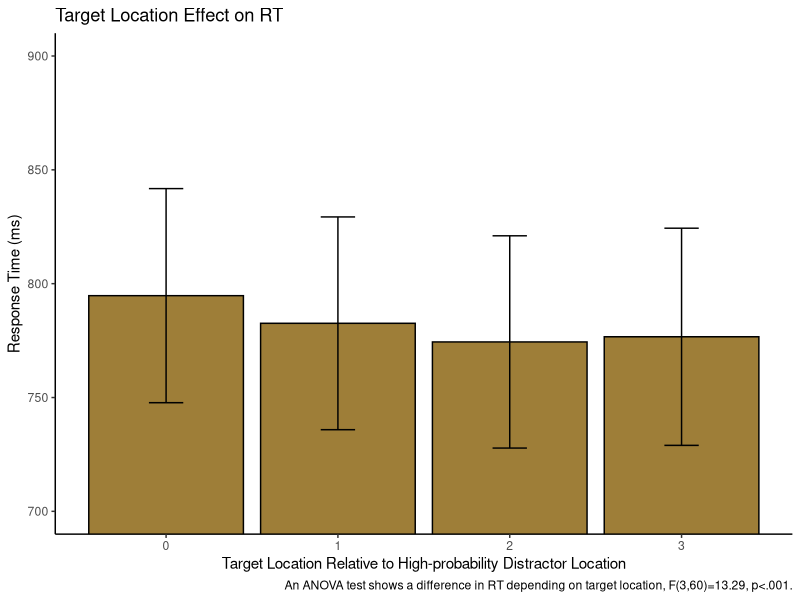
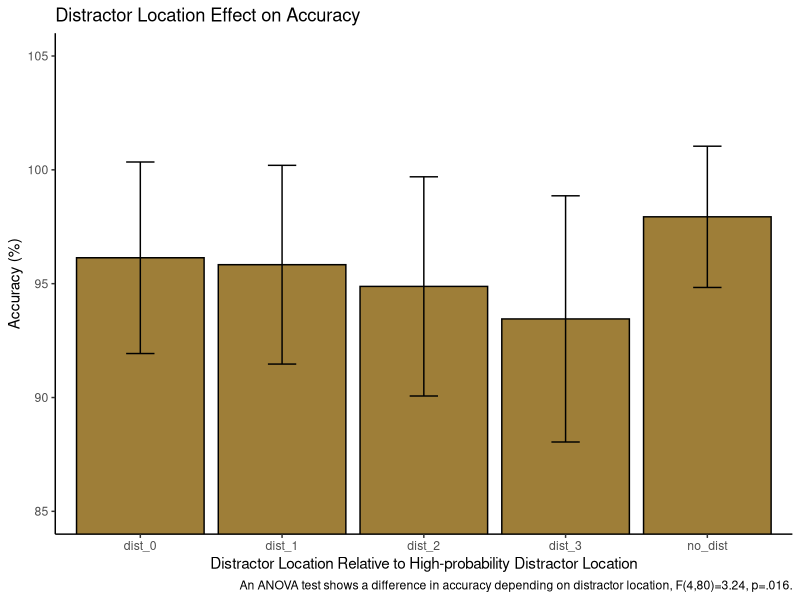
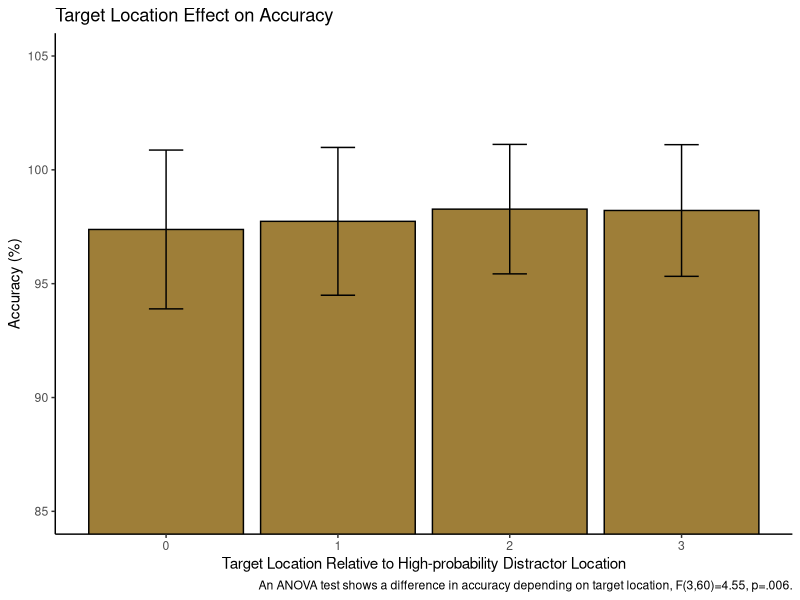

Source code (R) for these figures, in order:
## ---- chunk 1
library(tidyverse) 
library(tidyr)
library(rstatix)
library(data.table)
library(afex)
library(emmeans)
library(psych)
## ---- chunk 2

pilot <- read_csv("p02/pilot_final.csv", show_col_types = FALSE)

pilot$relative_hp_dist[pilot$relative_hp_dist == 10] <- "no_dist"
pilot$relative_hp_dist[pilot$relative_hp_dist == 0] <- "dist_0"
pilot$relative_hp_dist[pilot$relative_hp_dist == 1] <- "dist_1"
pilot$relative_hp_dist[pilot$relative_hp_dist == 2] <- "dist_2"
pilot$relative_hp_dist[pilot$relative_hp_dist == 3] <- "dist_3"
pilot$RT <- pilot$RT *1000
  
## ---- chunk 3

block_num <- rep(c(1,2,3,4,5,6,7,8), each=60, times=21)
pilot <- cbind(pilot, block_num)

## ---- chunk 4

pilot <- pilot %>%
  mutate(relative_target=
           case_when(target_loc=="loc1" & high_prob==1 ~ 0,
                     target_loc=="loc2" & high_prob==1 ~ 1,
                     target_loc=="loc3" & high_prob==1 ~ 2,
                     target_loc=="loc4" & high_prob==1 ~ 3,
                     target_loc=="loc5" & high_prob==1 ~ 2,
                     target_loc=="loc6" & high_prob==1 ~ 1,
                     target_loc=="loc1" & high_prob==2 ~ 1,
                     target_loc=="loc2" & high_prob==2 ~ 0,
                     target_loc=="loc3" & high_prob==2 ~ 1,
                     target_loc=="loc4" & high_prob==2 ~ 2,
                     target_loc=="loc5" & high_prob==2 ~ 3,
                     target_loc=="loc6" & high_prob==2 ~ 2,
                     target_loc=="loc1" & high_prob==3 ~ 2,
                     target_loc=="loc2" & high_prob==3 ~ 1,
                     target_loc=="loc3" & high_prob==3 ~ 0,
                     target_loc=="loc4" & high_prob==3 ~ 1,
                     target_loc=="loc5" & high_prob==3 ~ 2,
                     target_loc=="loc6" & high_prob==3 ~ 3,
                     target_loc=="loc1" & high_prob==4 ~ 3,
                     target_loc=="loc2" & high_prob==4 ~ 2,
                     target_loc=="loc3" & high_prob==4 ~ 1,
                     target_loc=="loc4" & high_prob==4 ~ 0,
                     target_loc=="loc5" & high_prob==4 ~ 1,
                     target_loc=="loc6" & high_prob==4 ~ 2,
                     target_loc=="loc1" & high_prob==5 ~ 2,
                     target_loc=="loc2" & high_prob==5 ~ 3,
                     target_loc=="loc3" & high_prob==5 ~ 2,
                     target_loc=="loc4" & high_prob==5 ~ 1,
                     target_loc=="loc5" & high_prob==5 ~ 0,
                     target_loc=="loc6" & high_prob==5 ~ 1,
                     target_loc=="loc1" & high_prob==6 ~ 1,
                     target_loc=="loc2" & high_prob==6 ~ 2,
                     target_loc=="loc3" & high_prob==6 ~ 3,
                     target_loc=="loc4" & high_prob==6 ~ 2,
                     target_loc=="loc5" & high_prob==6 ~ 1,
                     target_loc=="loc6" & high_prob==6 ~ 0,))

## ---- chunk 5
xsize <- c(4, 5, 6, 7, 8, 9, 10, 11, 12, 13, 14, 15, 20, 
             25, 30, 35, 50, 100)
stds <- c(1.458, 1.68, 1.841, 1.961, 2.05, 2.12, 2.173, 
            2.22, 2.246, 2.274, 2.31, 2.326, 2.391, 2.41, 2.4305, 
            2.45, 2.48, 2.5)
## ---- chunk 6
trimmed <- pilot[pilot$acc==100, ] %>% group_by(ID, relative_hp_dist) %>%
           mutate(sdc = ifelse(length(RT)>=100,2.5,approx(xsize,stds,xout=length(RT))$y), avg = mean(RT), stdev = sd(RT)) %>%
           filter(RT <= sdc*stdev+avg & RT >=avg-(sdc*stdev) & RT >=.200) %>%
           select(ID, relative_hp_dist, RT, block_num, relative_target) %>%
           as.data.frame()


statPrep <- trimmed %>% group_by(ID, relative_hp_dist) %>% summarise(measurement=mean(RT)) %>% as.data.frame()
100-(nrow(trimmed)/nrow(pilot[pilot$acc==100, ]))*100
## ---- chunk 7

target_means <- trimmed %>%
  filter(relative_hp_dist=="no_dist") %>%
  group_by(relative_target) %>%
  summarize(mean_rts=mean(RT),
            sd_rt=sd(RT),
            n_rt=21,
            se=sd_rt/sqrt(n_rt),
            upper_limit=mean_rts+se,
            lower_limit=mean_rts-se
  )
target_means

## ---- chunk 8
ggplot(data = target_means, aes(x = relative_target, y = mean_rts)) +
  geom_bar(stat = "identity", fill="#9E7E38", color='#000000') +
  geom_errorbar(aes(ymin=lower_limit, ymax=upper_limit), width=0.2)+
  coord_cartesian(ylim = c(700,900))+
  theme_classic()+
  labs(x = "Target Location Relative to High-probability Distractor Location", y = "Response Time (ms)")+
  labs(title = "Target Location Effect on RT")+
  labs(caption = "An ANOVA test shows a difference in RT depending on target location, F(3,60)=13.29, p<.001.")
  
## ---- chunk 9

df2 <- subset(trimmed,block_num!='7' & relative_hp_dist=="no_dist")
df2 <- subset(df2,block_num!='8')
#df2 <- subset(df2,block_num!='5')
#df2 <- subset(df2,block_num!='6')

space2<- df2 %>%
  group_by(ID, relative_target) %>%
  summarize(rts = mean(RT)
            )
space2

## ---- chunk 10

aov_car(rts ~ relative_target + Error(ID/relative_target), data=space2)

## ---- chunk 11

space <- trimmed %>%
  subset(relative_hp_dist=="no_dist")%>%
  group_by(ID, relative_target) %>%
  summarize(rts = mean(RT),
            )
space
  
## ---- chunk 12

space_anova <- setDT(space)
space_anova <- dcast(space_anova,ID~relative_target,value.var='rts')

## ---- chunk 13

#first identify outliers - not sure what to do with them anyway so overall just ignore? maybe reason enough to get rid of ppt 11? ppt 11 was problematic in most tests
space %>%
  group_by(relative_target) %>%
  identify_outliers(rts)


#testing the normality assumption -- data is normally distributed enough because no conditions have a p-value less than .05
space %>%
  group_by(relative_target) %>%
  shapiro_test(rts)

## ---- chunk 14

res.aov <- anova_test(data = space, dv = rts, wid = ID, within = relative_target)
get_anova_table(res.aov)

## ---- chunk 15

model = aov(rts~factor(relative_target)+
                Error(factor(ID)), data=space)
summary(model)

## ---- chunk 16

model2 <- aov_car(rts ~ relative_target + Error(ID/relative_target), data=space)

model2


## ---- chunk 17

pilot_distacc <- pilot %>%
  group_by(relative_hp_dist) %>%
  summarize(accuracy = mean(acc),
            sd_rt=sd(acc),
            n_rt=21,
            se=sd_rt/sqrt(n_rt),
            upper_limit=accuracy+se,
            lower_limit=accuracy-se
            )
pilot_targacc <- pilot %>%
  subset(relative_hp_dist=="no_dist")%>%
  group_by(relative_target) %>%
  summarize(accuracy = mean(acc),
            sd_rt=sd(acc),
            n_rt=21,
            se=sd_rt/sqrt(n_rt),
            upper_limit=accuracy+se,
            lower_limit=accuracy-se
            )



## ---- chunk 18
ggplot(data = pilot_distacc, aes(x = relative_hp_dist, y = accuracy)) +
  geom_bar(stat = "identity", fill="#9E7E38", color='#000000') +
  geom_errorbar(aes(ymin=lower_limit, ymax=upper_limit), width=0.2)+
  coord_cartesian(ylim = c(85,105))+
  theme_classic()+
  labs(x = "Distractor Location Relative to High-probability Distractor Location", y = "Accuracy (%)")+
  labs(title = "Distractor Location Effect on Accuracy")+
  labs(caption = "An ANOVA test shows a difference in accuracy depending on distractor location, F(4,80)=3.24, p=.016.")

## ---- chunk 19
ggplot(data = pilot_targacc, aes(x = relative_target, y = accuracy)) +
  geom_bar(stat = "identity", fill="#9E7E38", color='#000000') +
  geom_errorbar(aes(ymin=lower_limit, ymax=upper_limit), width=0.2)+
  coord_cartesian(ylim = c(85,105))+
  theme_classic()+
  labs(x = "Target Location Relative to High-probability Distractor Location", y = "Accuracy (%)")+
  labs(title = "Target Location Effect on Accuracy")+
  labs(caption = "An ANOVA test shows a difference in accuracy depending on target location, F(3,60)=4.55, p=.006.")

## ---- chunk 20

pilot_dist <- pilot %>%
  group_by(ID, relative_hp_dist) %>%
  summarize(accuracy = mean(acc)
            )
pilot_dist
## ---- chunk 21

pilot_targ <- pilot %>%
  subset(relative_hp_dist=="no_dist")%>%
  group_by(ID, relative_target) %>%
  summarize(accuracy = mean(acc)
            )

pilot_targ

## ---- chunk 22

model = aov(accuracy~factor(relative_hp_dist)+
                Error(factor(ID)), data=pilot_dist)
summary(model)

## ---- chunk 23

model2 <- aov_car(accuracy ~ relative_hp_dist + Error(ID/relative_hp_dist), data=pilot_dist)

model2


## ---- chunk 24

model = aov(accuracy~factor(relative_target)+
                Error(factor(ID)), data=pilot_targ)
summary(model)

## ---- chunk 25

model2 <- aov_car(accuracy ~ relative_target + Error(ID/relative_target), data=pilot_targ)

model2


## ---- chunk 26
df3 <- subset(pilot,block_num!='7')
df3 <- subset(df3,block_num!='8')
df3 <- subset(df3,block_num!='5')
df3 <- subset(df3,block_num!='6')



## ---- chunk 27

pilot_dist3 <- df3 %>%
  group_by(ID, relative_hp_dist) %>%
  summarize(accuracy = mean(acc)
            )

## ---- chunk 28

pilot_targ3 <- df3 %>%
  subset(relative_hp_dist="no_dist")%>%
  group_by(ID, relative_target) %>%
  summarize(accuracy = mean(acc)
            )


## ---- chunk 29

aov_car(accuracy ~ relative_hp_dist + Error(ID/relative_hp_dist), data=pilot_dist3)



## ---- chunk 30

aov_car(accuracy ~ relative_target + Error(ID/relative_target), data=pilot_targ3)
